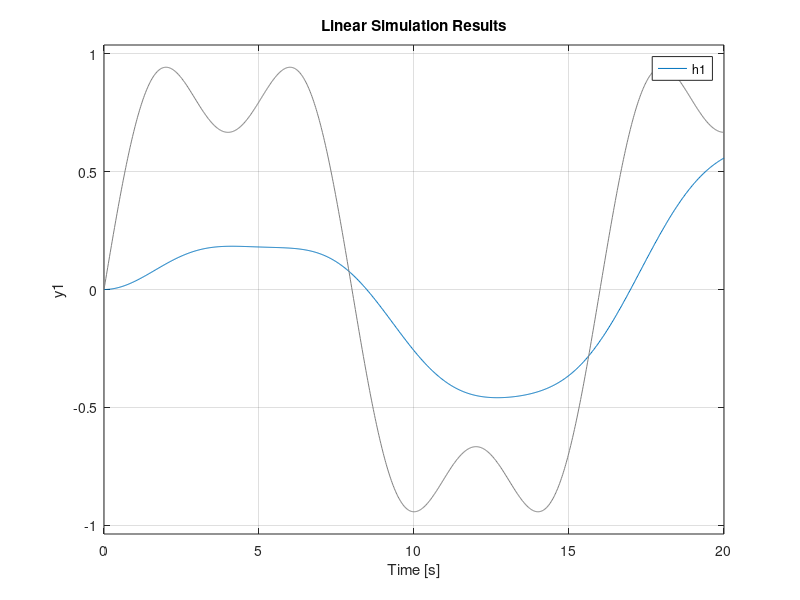
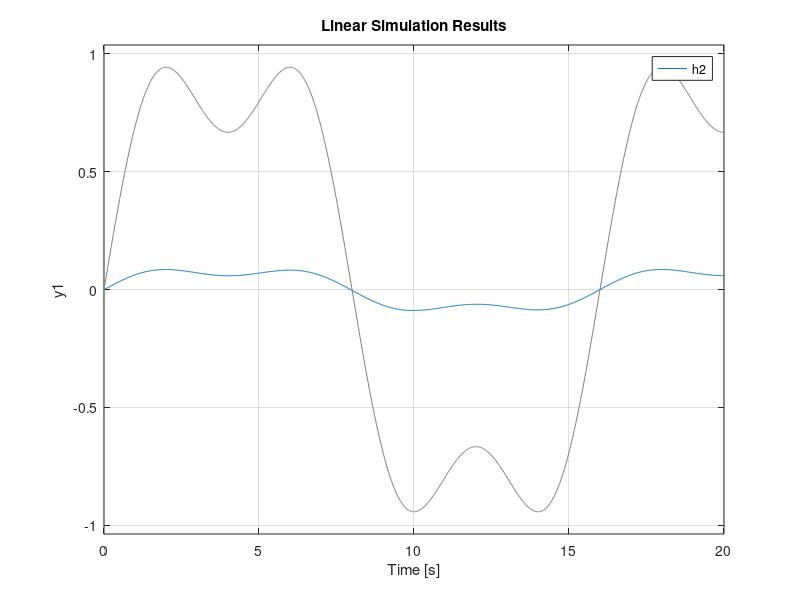
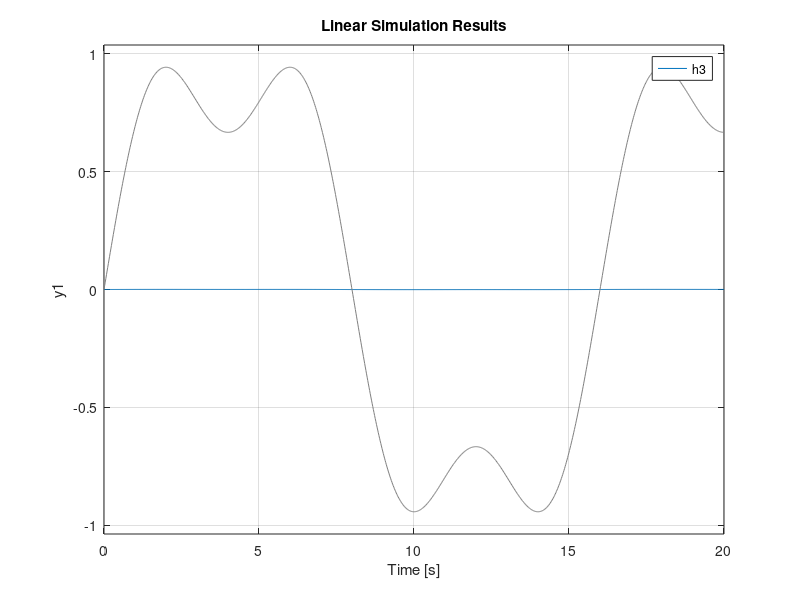
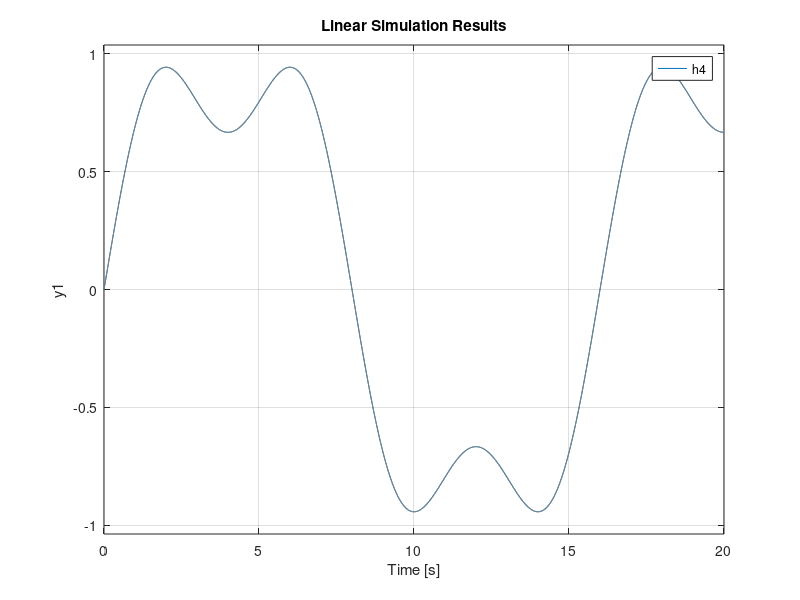

MATLAB code to generate these figures, in order:
clear all;
close all;

t = linspace(0, 20,1000);
u = sin((pi/8)*t) + (sin((3*pi/8)*t)/3);

figure;
h1 = tf([0 100 0], [1000 110 110]);
lsim(h1,u,t)

figure;
h2 = tf([0 10 0], [1 110 1]);
lsim(h2,u,t)

figure;
h3 = tf([1 0 0], [2000 110 1]);
lsim(h3,u,t)

figure;
h4 = tf([0 0 1], [0 0 1]);
lsim(h4,u,t)

figure;
h5 = tf([0 0 1], [0 -10 0]);
lsim(h5,u,t)
